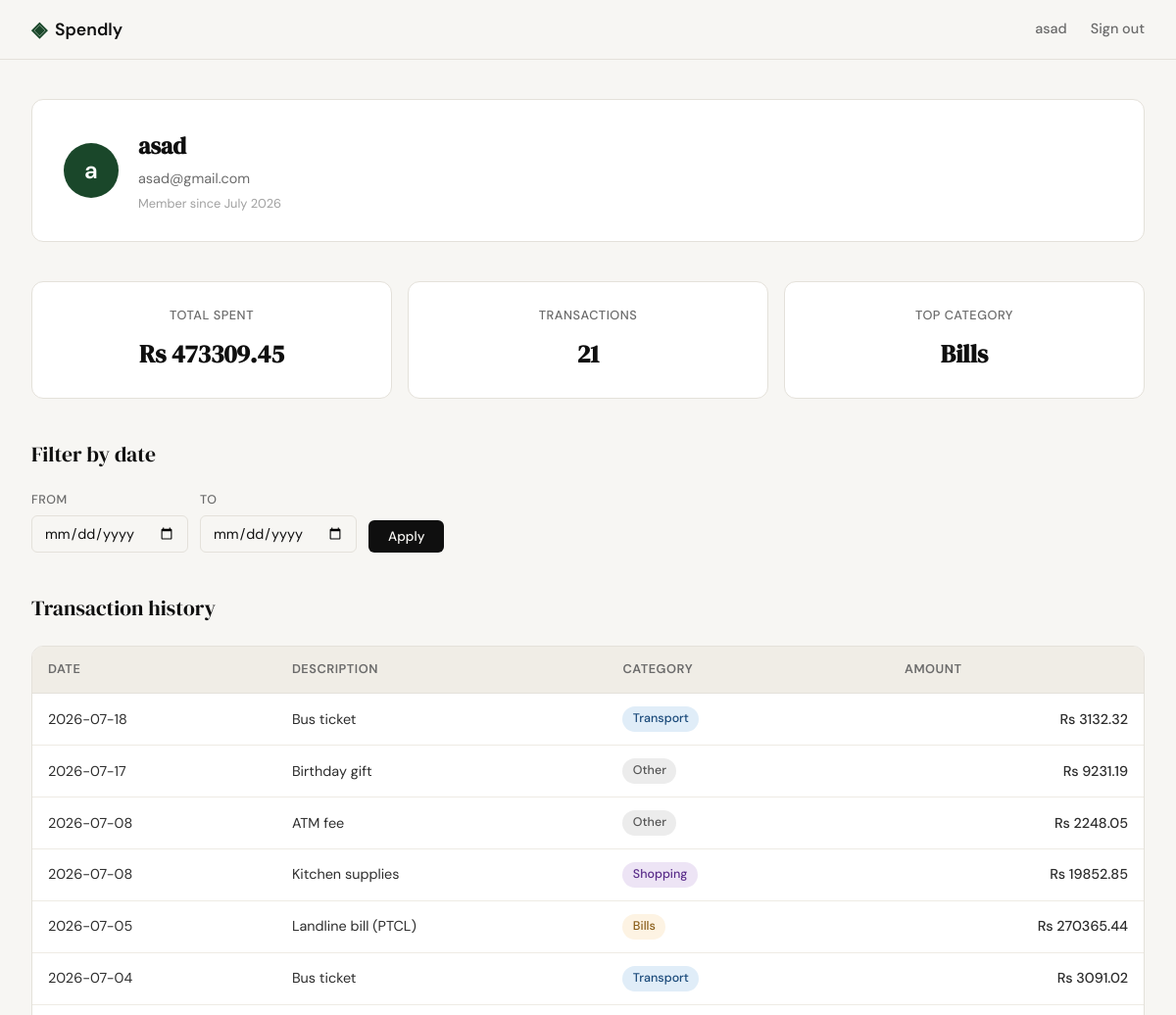
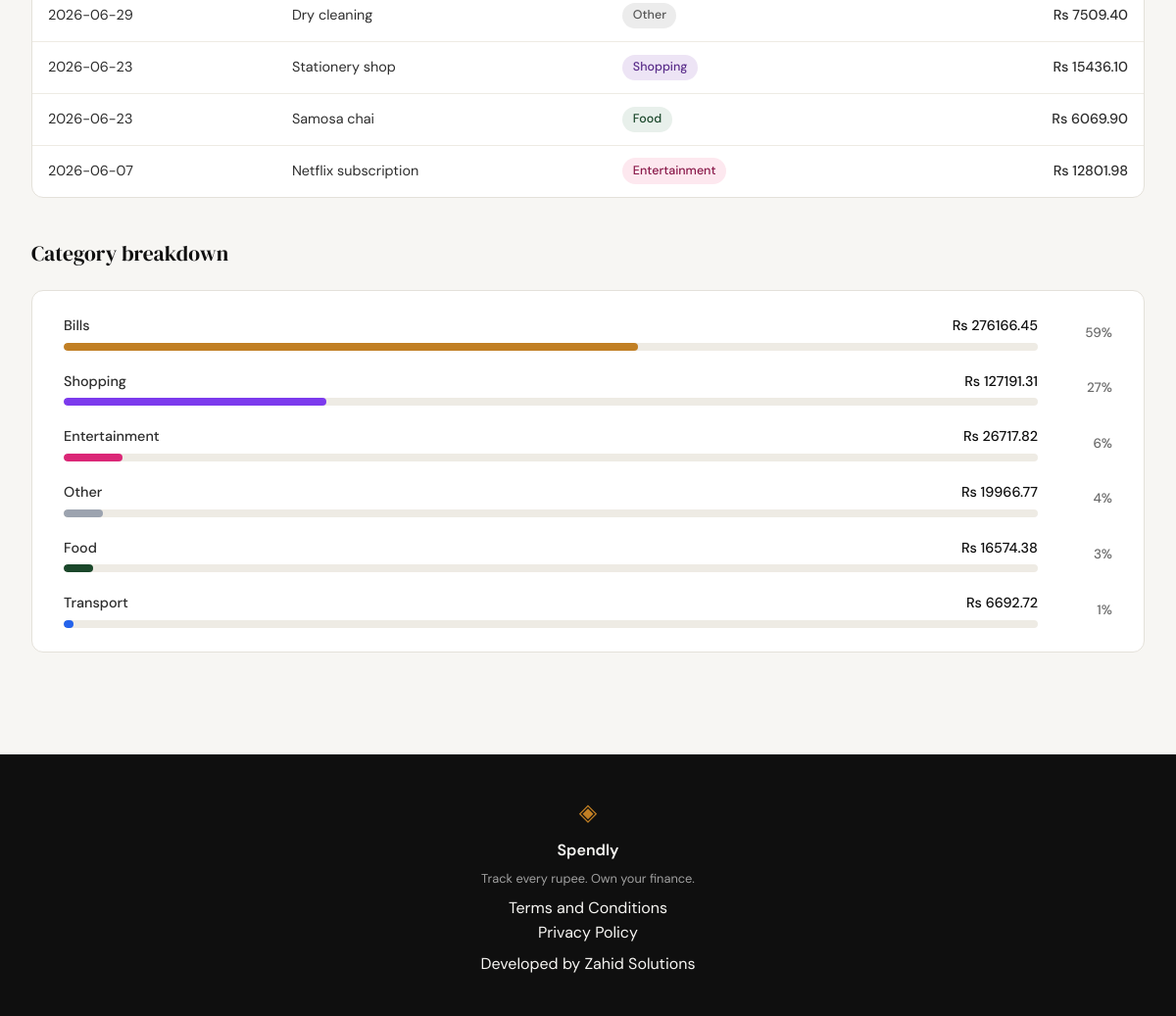
Screenshot of /profile (signed in) with the database file from the repository (2 pictures, top to bottom).
### tables this page shows
CREATE TABLE users (
                id INTEGER PRIMARY KEY AUTOINCREMENT,
                name TEXT NOT NULL,
                email TEXT UNIQUE NOT NULL,
                password_hash TEXT NOT NULL,
                created_at TEXT DEFAULT (datetime('now'))
            );

CREATE TABLE expenses (
                id INTEGER PRIMARY KEY AUTOINCREMENT,
                user_id INTEGER NOT NULL REFERENCES users(id),
                amount REAL NOT NULL,
                category TEXT NOT NULL,
                date TEXT NOT NULL,
                description TEXT,
                created_at TEXT DEFAULT (datetime('now'))
            );

### app.py (the view)
@app.route("/profile")
def profile():
    if not session.get("user_id"):
        return redirect(url_for("login"))
    user_id = session["user_id"]
    user = get_user_by_id(user_id)
    if user is None:
        session.clear()
        flash("User not found. Please sign in again.")
        return redirect(url_for("login"))
    user["initials"] = user["name"][0] if user["name"] else "?"
    raw_start = request.args.get("start_date")
    raw_end = request.args.get("end_date")
    start_date = _validate_date(raw_start)
    end_date = _validate_date(raw_end)
    stats = get_summary_stats(user_id, start_date, end_date)
    transactions = get_recent_transactions(user_id, start_date=start_date, end_date=end_date)
    raw_categories = get_category_breakdown(user_id, start_date, end_date)
    categories = [
        {"name": c["name"], "total": c["amount"], "percentage": c["pct"]}
        for c in raw_categories
    ]
    return render_template(
        "profile.html",
        user=user,
        stats=stats,
        transactions=transactions,
        categories=categories,
        filter_start=raw_start if start_date else "",
        filter_end=raw_end if end_date else "",
    )

### app.py (called while the page is built)
def _validate_date(date_str):
    if not date_str:
        return None
    try:
        datetime.strptime(date_str, "%Y-%m-%d")
        return date_str
    except (ValueError, TypeError):
        return None

### database/db.py (called while the page is built)
def get_db():
    conn = sqlite3.connect(DB_PATH)
    conn.row_factory = sqlite3.Row
    conn.execute("PRAGMA foreign_keys = ON")
    return conn

### database/queries.py (called while the page is built)
def _apply_date_filter(sql, params, start_date, end_date):
    if start_date and end_date:
        sql += " AND date BETWEEN ? AND ?"
        params.extend([start_date, end_date])
    elif start_date:
        sql += " AND date >= ?"
        params.append(start_date)
    elif end_date:
        sql += " AND date <= ?"
        params.append(end_date)
    return sql, params

def get_recent_transactions(user_id, limit=10, start_date=None, end_date=None):
    db = get_db()
    try:
        sql = """
            SELECT date, description, category, amount
            FROM expenses
            WHERE user_id = ?
        """
        params = [user_id]
        sql, params = _apply_date_filter(sql, params, start_date, end_date)
        sql += " ORDER BY date DESC, id DESC LIMIT ?"
        params.append(limit)
        rows = db.execute(sql, params).fetchall()
        return [
            {
                "date": row["date"],
                "description": row["description"],
                "category": row["category"],
                "amount": row["amount"],
            }
            for row in rows
        ]
    finally:
        db.close()

### templates/profile.html (shortened to what this page needs)
{% extends "base.html" %}
{% block head %}
    <link rel="stylesheet" href="{{ url_for('static', filename='css/profile.css') }}">
{% endblock %}
{% block content %}
<div class="profile-container">
    <section class="profile-section profile-user-card">
        <div class="avatar-initials">{{ user.initials }}</div>
        <div class="user-details">
            <h1 class="user-name">{{ user.name }}</h1>
            <p class="user-email">{{ user.email }}</p>
            <p class="user-member-since">Member since {{ user.member_since }}</p>
        </div>
    </section>
    <section class="profile-section profile-stats">
        <div class="stat-card">
            <p class="stat-label">Total spent</p>
            <p class="stat-value">Rs {{ "%.2f"|format(stats.total_spent) }}</p>
        </div>
        <div class="stat-card">
            <p class="stat-label">Transactions</p>
            <p class="stat-value">{{ stats.transaction_count }}</p>
        </div>
        <div class="stat-card">
            <p class="stat-label">Top category</p>
            <p class="stat-value">{{ stats.top_category }}</p>
        </div>
    </section>
    <section class="profile-section">
        <h2 class="profile-section-title">Filter by date</h2>
        <form method="GET" action="{{ url_for('profile') }}" class="date-filter-form">
            <div class="date-filter-group">
                <label for="start_date">From</label>
                <input type="date" id="start_date" name="start_date"
                       value="{{ filter_start }}" class="date-input">
            </div>
            <div class="date-filter-group">
                <label for="end_date">To</label>
                <input type="date" id="end_date" name="end_date"
                       value="{{ filter_end }}" class="date-input">
            </div>
            <button type="submit" class="btn-primary filter-btn">Apply</button>
        </form>
    </section>
    <section class="profile-section">
        <h2 class="profile-section-title">Transaction history</h2>
        <div class="table-wrapper">
            <table class="profile-table">
                <thead>
                    <tr>
                        <th>Date</th>
                        <th>Description</th>
                        <th>Category</th>
                        <th class="col-amount">Amount</th>
                    </tr>
                </thead>
                <tbody>
                    {% for t in transactions %}
                    <tr>
                        <td>{{ t.date }}</td>
                        <td>{{ t.description }}</td>
                        <td><span class="badge badge-{{ t.category|lower }}">{{ t.category }}</span></td>
                        <td class="col-amount">Rs {{ "%.2f"|format(t.amount) }}</td>
                    </tr>
                    {% endfor %}
                </tbody>
            </table>
        </div>
    </section>
    <section class="profile-section">
        <h2 class="profile-section-title">Category breakdown</h2>
        <div class="category-breakdown">
            {% for c in categories %}
            <div class="category-row">
                <div class="category-header">
                    <span class="category-name">{{ c.name }}</span>
                    <span class="category-total">Rs {{ "%.2f"|format(c.total) }}</span>
                </div>
                <div class="category-bar-track">
                    <div class="category-bar cat-bar-{{ c.name|lower }}"
                         style="--bar-width: {{ c.percentage }}%"></div>
                </div>
                <span class="category-pct">{{ c.percentage }}%</span>
            </div>
            {% endfor %}
        </div>
    </section>
</div>
{% endblock %}

### templates/base.html (shortened to what this page needs)
<!DOCTYPE html>
<html lang="en">
<head>
    <link rel="stylesheet" href="{{ url_for('static', filename='css/style.css') }}">
    {% block head %}{% endblock %}
</head>
<body>
    <nav class="navbar">
        <div class="nav-inner">
            <a href="{{ url_for('landing') }}" class="nav-brand">
                <span class="brand-icon">◈</span>
                <span class="brand-name">Spendly</span>
            </a>
            <div class="nav-links">
                {% if session.user_id %}
                    <a href="{{ url_for('profile') }}" class="nav-user">{{ session.user_name }}</a>
                    <a href="{{ url_for('logout') }}">Sign out</a>
                {% else %}
                    <a href="{{ url_for('login') }}">Sign in</a>
                    <a href="{{ url_for('register') }}" class="nav-cta">Get started</a>
                {% endif %}
            </div>
        </div>
    </nav>
    <main class="main-content">
        {% block content %}{% endblock %}
    </main>
    <footer class="footer">
        <div class="footer-inner">
            <span class="brand-icon">◈</span>
            <span class="footer-name">Spendly</span>
            <p class="footer-copy">Track every rupee. Own your finance.</p>
            <div class="footer-links">
                <a href="/terms">Terms and Conditions</a><br>
                <a href="/privacy">Privacy Policy</a>
            </div>
            <p class="footer-developer">Developed by Zahid Solutions</p>
        </div>
    </footer>
</body>
</html>

### static/css/style.css (style rules this page uses)
:root { --ink: #0f0f0f; --ink-soft: #2d2d2d; --ink-muted: #6b6b6b; --ink-faint: #a0a0a0; --paper: #f7f6f3; --paper-warm: #f0ede6; --paper-card: #ffffff; --accent: #1a472a; --accent-light: #e8f0eb; --accent-2: #c17f24; --accent-2-light: #fdf3e3; --danger: #c0392b; --danger-light: #fdecea; --border: #e4e1da; --border-soft: #eeebe4; --font-display: 'DM Serif Display', Georgia, serif; --font-body: 'DM Sans', system-ui, sans-serif; --max-width: 1200px; --auth-width: 440px; --radius-sm: 6px; --radius-md: 12px; --radius-lg: 20px; }
*, *::before, *::after { box-sizing: border-box; margin: 0; padding: 0; }
html { font-size: 16px; scroll-behavior: smooth; }
body { background: var(--paper); color: var(--ink); font-family: var(--font-body); font-size: 1rem; line-height: 1.6; -webkit-font-smoothing: antialiased; }
a { color: inherit; text-decoration: none; }
.navbar { position: sticky; top: 0; z-index: 100; background: var(--paper); border-bottom: 1px solid var(--border); padding: 0 2rem; }
.nav-inner { max-width: var(--max-width); margin: 0 auto; height: 60px; display: flex; align-items: center; justify-content: space-between; }
.nav-brand { display: flex; align-items: center; gap: 0.5rem; font-family: var(--font-body); font-weight: 600; font-size: 1.1rem; color: var(--ink); }
.brand-icon { color: var(--accent); font-size: 1.3rem; }
.brand-name { color: var(--ink); }
.nav-links { display: flex; align-items: center; gap: 1.5rem; font-size: 0.9rem; font-weight: 500; }
.nav-links a { color: var(--ink-muted); transition: color 0.2s; }
.nav-user { font-size: 0.9rem; font-weight: 500; color: var(--ink-soft); }
.main-content { min-height: calc(100vh - 60px - 100px); }
.btn-primary { display: inline-block; background: var(--ink); color: var(--paper); padding: 0.65rem 1.5rem; border-radius: var(--radius-sm); font-family: var(--font-body); font-size: 0.9rem; font-weight: 500; cursor: pointer; border: none; transition: background 0.2s; text-decoration: none; }
.footer { background: var(--ink); color: var(--paper); padding: 2.5rem 2rem; text-align: center; }
.footer-inner { display: flex; flex-direction: column; align-items: center; gap: 0.4rem; }
.footer .brand-icon { color: var(--accent-2); font-size: 1.5rem; }
.footer-name { font-weight: 600; font-size: 1rem; }
.footer-copy { font-size: 0.8rem; color: var(--ink-faint); }

### rows the page displays
users: user_name "asad", name "asad", email "asad@gmail.com"
expenses: date "2026-07-18", description "Bus ticket", category "Transport", amount "3132.32"
expenses: date "2026-07-17", description "Birthday gift", category "Other", amount "9231.19"
expenses: date "2026-07-08", description "ATM fee", category "Other", amount "2248.05"
expenses: date "2026-07-08", description "Kitchen supplies", category "Shopping", amount "19852.85"
expenses: date "2026-07-05", description "Landline bill (PTCL)", category "Bills", amount "270365.44"
expenses: date "2026-07-04", description "Bus ticket", category "Transport", amount "3091.02"
expenses: date "2026-06-29", description "Dry cleaning", category "Other", amount "7509.40"
expenses: date "2026-06-23", description "Stationery shop", category "Shopping", amount "15436.10"
expenses: date "2026-06-23", description "Samosa chai", category "Food", amount "6069.90"
expenses: date "2026-06-07", description "Netflix subscription", category "Entertainment", amount "12801.98"

### other values shown
{{ user.initials }} "a"
{{ user.member_since }} "July 2026"
{{ "%.2f"|format(stats.total_spent) }} "473309.45"
{{ stats.transaction_count }} "21"
{{ stats.top_category }} "Bills"
{{ c.name }} "Bills" "Shopping" "Entertainment" "Other" "Food" "Transport"
{{ "%.2f"|format(c.total) }} "276166.45" "127191.31" "26717.82" "19966.77" "16574.38" "6692.72"
{{ c.percentage }} "59" "27" "6" "4" "3" "1"
